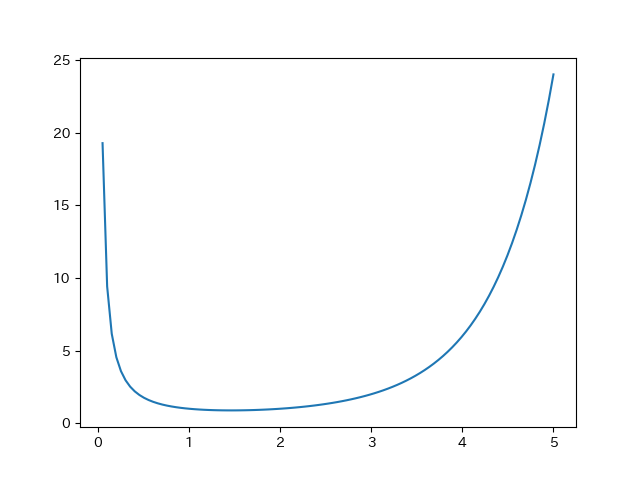

Write the Python code that produced this figure.
import imp
import math

import pandas as pd
import numpy as np
from matplotlib import pylab as plt
from scipy import special
import japanize_matplotlib 

def exp_dist(t,lambd,beta):
    return (lambd*math.e)**(-lambd*t)+beta

def exp_dist_sym(t,t2,alpha,beta):
    return alpha*(t-t2)+beta

def bathtub_curve(t,lambd,alpha,beta):
    t2=4.0
    if t < 2.0:
        return exp_dist(t,lambd,beta)
    elif t < t2: 
        return beta
    else:
        return exp_dist_sym(t,t2,alpha,beta)


t=np.linspace(0,5,100)
plt.plot(t,special.gamma(t))
plt.savefig('bathtub.png')
plt.show()
"""plt.plot(t,exp_dist(t,2.0,0.5))
plt.title('指数分布(λ=1.0)')
for lambd in list(range(2,6))+list(range(10,30,10)):
    lambd/=10
    t=np.linspace(0,8,100)
    plt.plot(t,exp_dist(t,lambd,0.5),label='λ={0:.1f}'.format(lambd))
plt.legend(bbox_to_anchor=(1.05,1),loc=2,borderaxespad=0.)
plt.savefig('lamdb_arange.png')

t=np.linspace(0,8,100)
plt.plot(t,[bathtub_curve(_t,1.0,0.5,0.5)for _t in t])
plt.savefig('bathtub_a.png')
"""
